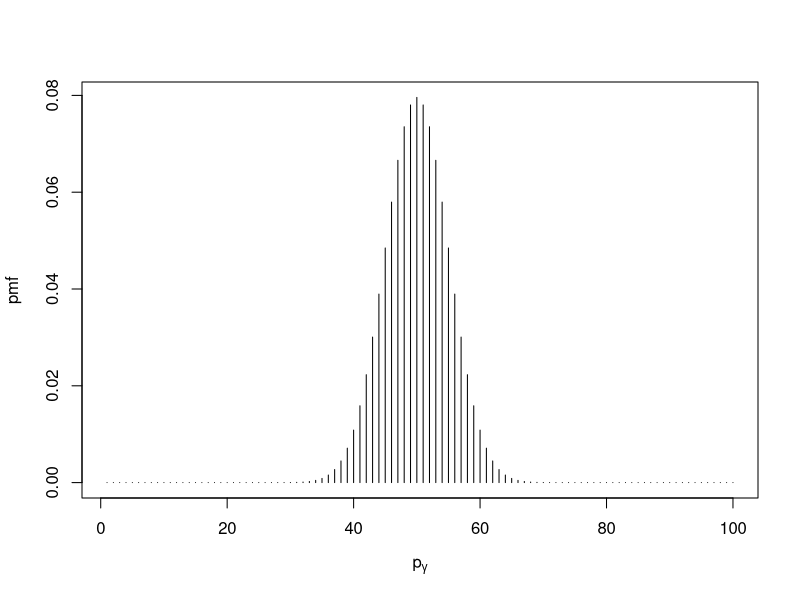

Write R code to recreate this figure.
## ---- chunk 1
# R options
options(
  htmltools.dir.version = FALSE, # for blogdown
  show.signif.stars = FALSE,     # for regression output
  warm = 1
  )
# Set dpi and height for images
library(knitr)
knitr::opts_chunk$set(fig.height = 2.65, dpi = 300,fig.align='center',fig.show='hold',size='footnotesize', small.mar=TRUE) 
# For nonsese...
htmltools::tagList(rmarkdown::html_dependency_font_awesome())
## ---- chunk 2
set.seed(42)
## ---- chunk 3
n = 100
p = 1:n
plot(p, dbinom(p, n, .5), xlab=expression(p[gamma]), ylab="pmf", type="h")
